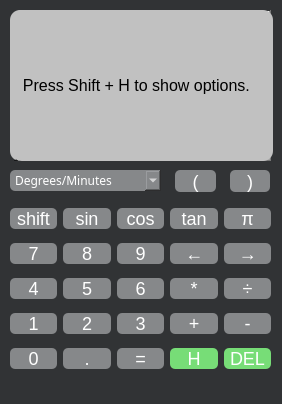
<?xml version="1.0" encoding="UTF-8"?>
<ui version="4.0">
 <class>MainWindow</class>
 <widget class="QMainWindow" name="MainWindow">
  <property name="geometry">
   <rect>
    <x>0</x>
    <y>0</y>
    <width>282</width>
    <height>404</height>
   </rect>
  </property>
  <property name="windowTitle">
   <string>MainWindow</string>
  </property>
  <property name="styleSheet">
   <string notr="true">background-color:rgb(49,51,53);
border-radius: 10px;

</string>
  </property>
  <widget class="QWidget" name="centralwidget">
   <widget class="QComboBox" name="choice">
    <property name="geometry">
     <rect>
      <x>10</x>
      <y>170</y>
      <width>151</width>
      <height>21</height>
     </rect>
    </property>
    <property name="font">
     <font>
      <family>Monaco</family>
     </font>
    </property>
    <property name="styleSheet">
     <string notr="true">border-radius: 5px;
background-color:#86888A;
color:white;</string>
    </property>
    <item>
     <property name="text">
      <string>Degrees/Minutes</string>
     </property>
    </item>
    <item>
     <property name="text">
      <string>Minutes/Degrees</string>
     </property>
    </item>
    <item>
     <property name="text">
      <string>Degrees/Seconds</string>
     </property>
    </item>
    <item>
     <property name="text">
      <string>Seconds/Degrees</string>
     </property>
    </item>
   </widget>
   <widget class="QWidget" name="gridLayoutWidget">
    <property name="geometry">
     <rect>
      <x>10</x>
      <y>200</y>
      <width>261</width>
      <height>181</height>
     </rect>
    </property>
    <layout class="QGridLayout" name="gridLayout">
     <item row="2" column="0">
      <widget class="QPushButton" name="b4">
       <property name="styleSheet">
        <string notr="true">
QPushButton{
border-radius: 5px;
background-color:#86888A;
font-size: 18px;
color:white;
}


QPushButton:pressed{
background-color:#CACCCE;
}</string>
       </property>
       <property name="text">
        <string>4</string>
       </property>
      </widget>
     </item>
     <item row="1" column="1">
      <widget class="QPushButton" name="b8">
       <property name="styleSheet">
        <string notr="true">
QPushButton{
border-radius: 5px;
background-color:#86888A;
font-size: 18px;
color:white;
}


QPushButton:pressed{
background-color:#CACCCE;
}</string>
       </property>
       <property name="text">
        <string>8</string>
       </property>
      </widget>
     </item>
     <item row="2" column="3">
      <widget class="QPushButton" name="bmultiply">
       <property name="styleSheet">
        <string notr="true">
QPushButton{
border-radius: 5px;
background-color:#86888A;
font-size: 18px;
color:white;
}


QPushButton:pressed{
background-color:#CACCCE;
}</string>
       </property>
       <property name="text">
        <string>*</string>
       </property>
      </widget>
     </item>
     <item row="4" column="2">
      <widget class="QPushButton" name="equally">
       <property name="styleSheet">
        <string>
QPushButton{
border-radius: 5px;
background-color:#86888A;
font-size: 18px;
color:white;
}


QPushButton:pressed{
background-color:#CACCCE;
}</string>
       </property>
       <property name="text">
        <string>=</string>
       </property>
      </widget>
     </item>
     <item row="4" column="3">
      <widget class="QPushButton" name="bh">
       <property name="palette">
        <palette>
         <active>
          <colorrole role="WindowText">
           <brush brushstyle="SolidPattern">
            <color alpha="255">
             <red>255</red>
             <green>255</green>
             <blue>255</blue>
            </color>
           </brush>
          </colorrole>
          <colorrole role="Button">
           <brush brushstyle="SolidPattern">
            <color alpha="255">
             <red>119</red>
             <green>221</green>
             <blue>119</blue>
            </color>
           </brush>
          </colorrole>
          <colorrole role="Text">
           <brush brushstyle="SolidPattern">
            <color alpha="255">
             <red>255</red>
             <green>255</green>
             <blue>255</blue>
            </color>
           </brush>
          </colorrole>
          <colorrole role="ButtonText">
           <brush brushstyle="SolidPattern">
            <color alpha="255">
             <red>255</red>
             <green>255</green>
             <blue>255</blue>
            </color>
           </brush>
          </colorrole>
          <colorrole role="Base">
           <brush brushstyle="SolidPattern">
            <color alpha="255">
             <red>119</red>
             <green>221</green>
             <blue>119</blue>
            </color>
           </brush>
          </colorrole>
          <colorrole role="Window">
           <brush brushstyle="SolidPattern">
            <color alpha="255">
             <red>119</red>
             <green>221</green>
             <blue>119</blue>
            </color>
           </brush>
          </colorrole>
          <colorrole role="PlaceholderText">
           <brush brushstyle="NoBrush">
            <color alpha="128">
             <red>255</red>
             <green>255</green>
             <blue>255</blue>
            </color>
           </brush>
          </colorrole>
         </active>
         <inactive>
          <colorrole role="WindowText">
           <brush brushstyle="SolidPattern">
            <color alpha="255">
             <red>255</red>
             <green>255</green>
             <blue>255</blue>
            </color>
           </brush>
          </colorrole>
          <colorrole role="Button">
           <brush brushstyle="SolidPattern">
            <color alpha="255">
             <red>119</red>
             <green>221</green>
             <blue>119</blue>
            </color>
           </brush>
          </colorrole>
          <colorrole role="Text">
           <brush brushstyle="SolidPattern">
            <color alpha="255">
             <red>255</red>
             <green>255</green>
             <blue>255</blue>
            </color>
           </brush>
          </colorrole>
          <colorrole role="ButtonText">
           <brush brushstyle="SolidPattern">
            <color alpha="255">
             <red>255</red>
             <green>255</green>
             <blue>255</blue>
            </color>
           </brush>
          </colorrole>
          <colorrole role="Base">
           <brush brushstyle="SolidPattern">
            <color alpha="255">
             <red>119</red>
             <green>221</green>
             <blue>119</blue>
            </color>
           </brush>
          </colorrole>
          <colorrole role="Window">
           <brush brushstyle="SolidPattern">
            <color alpha="255">
             <red>119</red>
             <green>221</green>
             <blue>119</blue>
            </color>
           </brush>
          </colorrole>
          <colorrole role="PlaceholderText">
           <brush brushstyle="NoBrush">
            <color alpha="128">
             <red>255</red>
             <green>255</green>
             <blue>255</blue>
            </color>
           </brush>
          </colorrole>
         </inactive>
         <disabled>
          <colorrole role="WindowText">
           <brush brushstyle="SolidPattern">
            <color alpha="255">
             <red>255</red>
             <green>255</green>
             <blue>255</blue>
            </color>
           </brush>
          </colorrole>
          <colorrole role="Button">
           <brush brushstyle="SolidPattern">
            <color alpha="255">
             <red>119</red>
             <green>221</green>
             <blue>119</blue>
            </color>
           </brush>
          </colorrole>
          <colorrole role="Text">
           <brush brushstyle="SolidPattern">
            <color alpha="255">
             <red>255</red>
             <green>255</green>
             <blue>255</blue>
            </color>
           </brush>
          </colorrole>
          <colorrole role="ButtonText">
           <brush brushstyle="SolidPattern">
            <color alpha="255">
             <red>255</red>
             <green>255</green>
             <blue>255</blue>
            </color>
           </brush>
          </colorrole>
          <colorrole role="Base">
           <brush brushstyle="SolidPattern">
            <color alpha="255">
             <red>119</red>
             <green>221</green>
             <blue>119</blue>
            </color>
           </brush>
          </colorrole>
          <colorrole role="Window">
           <brush brushstyle="SolidPattern">
            <color alpha="255">
             <red>119</red>
             <green>221</green>
             <blue>119</blue>
            </color>
           </brush>
          </colorrole>
          <colorrole role="PlaceholderText">
           <brush brushstyle="NoBrush">
            <color alpha="128">
             <red>255</red>
             <green>255</green>
             <blue>255</blue>
            </color>
           </brush>
          </colorrole>
         </disabled>
        </palette>
       </property>
       <property name="styleSheet">
        <string notr="true">QPushButton{
border-radius: 5px;
background-color:#77dd77;
font-size: 18px;
color:white;
}

QPushButton:pressed{
background-color:#CACCCE;
}</string>
       </property>
       <property name="text">
        <string>H</string>
       </property>
      </widget>
     </item>
     <item row="1" column="2">
      <widget class="QPushButton" name="b9">
       <property name="styleSheet">
        <string notr="true">
QPushButton{
border-radius: 5px;
background-color:#86888A;
font-size: 18px;
color:white;
}


QPushButton:pressed{
background-color:#CACCCE;
}</string>
       </property>
       <property name="text">
        <string>9</string>
       </property>
      </widget>
     </item>
     <item row="4" column="0">
      <widget class="QPushButton" name="bzero">
       <property name="styleSheet">
        <string>
QPushButton{
border-radius: 5px;
background-color:#86888A;
font-size: 18px;
color:white;
}


QPushButton:pressed{
background-color:#CACCCE;
}</string>
       </property>
       <property name="text">
        <string>0</string>
       </property>
      </widget>
     </item>
     <item row="0" column="0">
      <widget class="QPushButton" name="shift">
       <property name="styleSheet">
        <string notr="true">
QPushButton{
border-radius: 5px;
background-color:#86888A;
font-size: 18px;
color:white;
}


QPushButton:pressed{
background-color:#CACCCE;
}</string>
       </property>
       <property name="text">
        <string>shift</string>
       </property>
      </widget>
     </item>
     <item row="3" column="0">
      <widget class="QPushButton" name="b1">
       <property name="styleSheet">
        <string notr="true">
QPushButton{
border-radius: 5px;
background-color:#86888A;
font-size: 18px;
color:white;
}


QPushButton:pressed{
background-color:#CACCCE;
}</string>
       </property>
       <property name="text">
        <string>1</string>
       </property>
      </widget>
     </item>
     <item row="3" column="3">
      <widget class="QPushButton" name="bplus">
       <property name="styleSheet">
        <string notr="true">
QPushButton{
border-radius: 5px;
background-color:#86888A;
font-size: 18px;
color:white;
}


QPushButton:pressed{
background-color:#CACCCE;
}</string>
       </property>
       <property name="text">
        <string>+</string>
       </property>
      </widget>
     </item>
     <item row="2" column="4">
      <widget class="QPushButton" name="bdivision">
       <property name="styleSheet">
        <string notr="true">
QPushButton{
border-radius: 5px;
background-color:#86888A;
font-size: 18px;
color:white;
}


QPushButton:pressed{
background-color:#CACCCE;
}</string>
       </property>
       <property name="text">
        <string>÷</string>
       </property>
      </widget>
     </item>
     <item row="2" column="2">
      <widget class="QPushButton" name="b6">
       <property name="styleSheet">
        <string notr="true">
QPushButton{
border-radius: 5px;
background-color:#86888A;
font-size: 18px;
color:white;
}


QPushButton:pressed{
background-color:#CACCCE;
}</string>
       </property>
       <property name="text">
        <string>6</string>
       </property>
      </widget>
     </item>
     <item row="4" column="4">
      <widget class="QPushButton" name="bdel">
       <property name="styleSheet">
        <string notr="true">QPushButton{
border-radius: 5px;
background-color:#77dd77;
font-size: 18px;
color:white;
}

QPushButton:pressed{
background-color:#CACCCE;
}</string>
       </property>
       <property name="text">
        <string>DEL</string>
       </property>
      </widget>
     </item>
     <item row="3" column="1">
      <widget class="QPushButton" name="b2">
       <property name="styleSheet">
        <string notr="true">
QPushButton{
border-radius: 5px;
background-color:#86888A;
font-size: 18px;
color:white;
}


QPushButton:pressed{
background-color:#CACCCE;
}</string>
       </property>
       <property name="text">
        <string>2</string>
       </property>
      </widget>
     </item>
     <item row="1" column="3">
      <widget class="QPushButton" name="bleft">
       <property name="styleSheet">
        <string notr="true">
QPushButton{
border-radius: 5px;
background-color:#86888A;
font-size: 18px;
color:white;
}


QPushButton:pressed{
background-color:#CACCCE;
}</string>
       </property>
       <property name="text">
        <string>←</string>
       </property>
      </widget>
     </item>
     <item row="0" column="3">
      <widget class="QPushButton" name="tan">
       <property name="styleSheet">
        <string notr="true">
QPushButton{
border-radius: 5px;
background-color:#86888A;
font-size: 18px;
color:white;
}


QPushButton:pressed{
background-color:#CACCCE;
}</string>
       </property>
       <property name="text">
        <string>tan</string>
       </property>
      </widget>
     </item>
     <item row="4" column="1">
      <widget class="QPushButton" name="bdot">
       <property name="styleSheet">
        <string>
QPushButton{
border-radius: 5px;
background-color:#86888A;
font-size: 18px;
color:white;
}


QPushButton:pressed{
background-color:#CACCCE;
}</string>
       </property>
       <property name="text">
        <string>.</string>
       </property>
      </widget>
     </item>
     <item row="3" column="2">
      <widget class="QPushButton" name="b3">
       <property name="styleSheet">
        <string notr="true">
QPushButton{
border-radius: 5px;
background-color:#86888A;
font-size: 18px;
color:white;
}


QPushButton:pressed{
background-color:#CACCCE;
}</string>
       </property>
       <property name="text">
        <string>3</string>
       </property>
      </widget>
     </item>
     <item row="1" column="0">
      <widget class="QPushButton" name="b7">
       <property name="styleSheet">
        <string notr="true">
QPushButton{
border-radius: 5px;
background-color:#86888A;
font-size: 18px;
color:white;
}


QPushButton:pressed{
background-color:#CACCCE;
}</string>
       </property>
       <property name="text">
        <string>7</string>
       </property>
      </widget>
     </item>
     <item row="0" column="4">
      <widget class="QPushButton" name="bpi">
       <property name="styleSheet">
        <string notr="true">
QPushButton{
border-radius: 5px;
background-color:#86888A;
font-size: 18px;
color:white;
}


QPushButton:pressed{
background-color:#CACCCE;
}</string>
       </property>
       <property name="text">
        <string>π</string>
       </property>
      </widget>
     </item>
     <item row="2" column="1">
      <widget class="QPushButton" name="b5">
       <property name="styleSheet">
        <string notr="true">
QPushButton{
border-radius: 5px;
background-color:#86888A;
font-size: 18px;
color:white;
}


QPushButton:pressed{
background-color:#CACCCE;
}</string>
       </property>
       <property name="text">
        <string>5</string>
       </property>
      </widget>
     </item>
     <item row="0" column="1">
      <widget class="QPushButton" name="sin">
       <property name="styleSheet">
        <string notr="true">
QPushButton{
border-radius: 5px;
background-color:#86888A;
font-size: 18px;
color:white;
}


QPushButton:pressed{
background-color:#CACCCE;
}</string>
       </property>
       <property name="text">
        <string>sin</string>
       </property>
      </widget>
     </item>
     <item row="1" column="4">
      <widget class="QPushButton" name="bright">
       <property name="styleSheet">
        <string notr="true">
QPushButton{
border-radius: 5px;
background-color:#86888A;
font-size: 18px;
color:white;
}


QPushButton:pressed{
background-color:#CACCCE;
}</string>
       </property>
       <property name="text">
        <string>→</string>
       </property>
      </widget>
     </item>
     <item row="3" column="4">
      <widget class="QPushButton" name="bminus">
       <property name="styleSheet">
        <string notr="true">
QPushButton{
border-radius: 5px;
background-color:#86888A;
font-size: 18px;
color:white;
}


QPushButton:pressed{
background-color:#CACCCE;
}</string>
       </property>
       <property name="text">
        <string>-</string>
       </property>
      </widget>
     </item>
     <item row="0" column="2">
      <widget class="QPushButton" name="bcos">
       <property name="styleSheet">
        <string notr="true">
QPushButton{
border-radius: 5px;
background-color:#86888A;
font-size: 18px;
color:white;
}


QPushButton:pressed{
background-color:#CACCCE;
}</string>
       </property>
       <property name="text">
        <string>cos</string>
       </property>
      </widget>
     </item>
    </layout>
   </widget>
   <widget class="QPushButton" name="blbracket">
    <property name="geometry">
     <rect>
      <x>175</x>
      <y>170</y>
      <width>41</width>
      <height>22</height>
     </rect>
    </property>
    <property name="styleSheet">
     <string notr="true">
QPushButton{
border-radius: 5px;
background-color:#86888A;
font-size: 18px;
color:white;
}


QPushButton:pressed{
background-color:#CACCCE;
}</string>
    </property>
    <property name="text">
     <string>(</string>
    </property>
   </widget>
   <widget class="QPushButton" name="brbracket">
    <property name="geometry">
     <rect>
      <x>230</x>
      <y>170</y>
      <width>40</width>
      <height>22</height>
     </rect>
    </property>
    <property name="styleSheet">
     <string notr="true">
QPushButton{
border-radius: 5px;
background-color:#86888A;
font-size: 18px;
color:white;
}


QPushButton:pressed{
background-color:#CACCCE;
}</string>
    </property>
    <property name="text">
     <string>)</string>
    </property>
   </widget>
   <widget class="QLineEdit" name="Screen">
    <property name="geometry">
     <rect>
      <x>12</x>
      <y>10</y>
      <width>261</width>
      <height>151</height>
     </rect>
    </property>
    <property name="font">
     <font>
      <pointsize>12</pointsize>
     </font>
    </property>
    <property name="styleSheet">
     <string notr="true">border-radius: 10px;
background-color:#c1c1c1;</string>
    </property>
    <property name="text">
     <string>  Press Shift + H to show options.</string>
    </property>
   </widget>
   <widget class="QLabel" name="shiftlabel">
    <property name="geometry">
     <rect>
      <x>20</x>
      <y>10</y>
      <width>41</width>
      <height>20</height>
     </rect>
    </property>
    <property name="font">
     <font>
      <pointsize>16</pointsize>
      <weight>75</weight>
      <bold>true</bold>
     </font>
    </property>
    <property name="styleSheet">
     <string notr="true">border-radius: 10px;
background-color:#c1c1c1;
color:#77dd77;</string>
    </property>
    <property name="text">
     <string/>
    </property>
   </widget>
   <widget class="QTextEdit" name="textEdit">
    <property name="geometry">
     <rect>
      <x>10</x>
      <y>10</y>
      <width>261</width>
      <height>151</height>
     </rect>
    </property>
    <property name="styleSheet">
     <string notr="true">border-radius: 10px;
background-color:#c1c1c1;

</string>
    </property>
    <property name="html">
     <string>&lt;!DOCTYPE HTML PUBLIC &quot;-//W3C//DTD HTML 4.0//EN&quot; &quot;http://www.w3.org/TR/REC-html40/strict.dtd&quot;&gt;
&lt;html&gt;&lt;head&gt;&lt;meta name=&quot;qrichtext&quot; content=&quot;1&quot; /&gt;&lt;style type=&quot;text/css&quot;&gt;
p, li { white-space: pre-wrap; }
&lt;/style&gt;&lt;/head&gt;&lt;body style=&quot; font-family:'MS Shell Dlg 2'; font-size:8.25pt; font-weight:400; font-style:normal;&quot;&gt;
&lt;p style=&quot; margin-top:0px; margin-bottom:0px; margin-left:0px; margin-right:0px; -qt-block-indent:0; text-indent:0px;&quot;&gt;******************************&lt;/p&gt;
&lt;p style=&quot; margin-top:0px; margin-bottom:0px; margin-left:0px; margin-right:0px; -qt-block-indent:0; text-indent:0px;&quot;&gt;Press Shift + Button - &amp;gt; Function.&lt;/p&gt;
&lt;p style=&quot; margin-top:0px; margin-bottom:0px; margin-left:0px; margin-right:0px; -qt-block-indent:0; text-indent:0px;&quot;&gt;******************************&lt;/p&gt;
&lt;p style=&quot; margin-top:0px; margin-bottom:0px; margin-left:0px; margin-right:0px; -qt-block-indent:0; text-indent:0px;&quot;&gt;shift + DEL -&amp;gt; Delete all line.&lt;/p&gt;
&lt;p style=&quot; margin-top:0px; margin-bottom:0px; margin-left:0px; margin-right:0px; -qt-block-indent:0; text-indent:0px;&quot;&gt;shift + H -&amp;gt; Show information.&lt;/p&gt;
&lt;p style=&quot; margin-top:0px; margin-bottom:0px; margin-left:0px; margin-right:0px; -qt-block-indent:0; text-indent:0px;&quot;&gt;shift + cos/sin/tan -&amp;gt; arc/cos/sin/tan.&lt;/p&gt;
&lt;p style=&quot; margin-top:0px; margin-bottom:0px; margin-left:0px; margin-right:0px; -qt-block-indent:0; text-indent:0px;&quot;&gt;******************************&lt;/p&gt;
&lt;p style=&quot; margin-top:0px; margin-bottom:0px; margin-left:0px; margin-right:0px; -qt-block-indent:0; text-indent:0px;&quot;&gt;Choice function + shit -&amp;gt; work with this function.&lt;/p&gt;
&lt;p style=&quot; margin-top:0px; margin-bottom:0px; margin-left:0px; margin-right:0px; -qt-block-indent:0; text-indent:0px;&quot;&gt;Example:&lt;/p&gt;
&lt;p style=&quot; margin-top:0px; margin-bottom:0px; margin-left:0px; margin-right:0px; -qt-block-indent:0; text-indent:0px;&quot;&gt;Degrees/Minutes + shift -&amp;gt; Converts degrees to minutes.&lt;/p&gt;
&lt;p style=&quot; margin-top:0px; margin-bottom:0px; margin-left:0px; margin-right:0px; -qt-block-indent:0; text-indent:0px;&quot;&gt;******************************&lt;/p&gt;
&lt;p style=&quot;-qt-paragraph-type:empty; margin-top:0px; margin-bottom:0px; margin-left:0px; margin-right:0px; -qt-block-indent:0; text-indent:0px;&quot;&gt;&lt;br /&gt;&lt;/p&gt;&lt;/body&gt;&lt;/html&gt;</string>
    </property>
   </widget>
   <zorder>textEdit</zorder>
   <zorder>choice</zorder>
   <zorder>gridLayoutWidget</zorder>
   <zorder>blbracket</zorder>
   <zorder>brbracket</zorder>
   <zorder>Screen</zorder>
   <zorder>shiftlabel</zorder>
  </widget>
  <widget class="QStatusBar" name="statusbar"/>
 </widget>
 <resources/>
 <connections/>
</ui>
